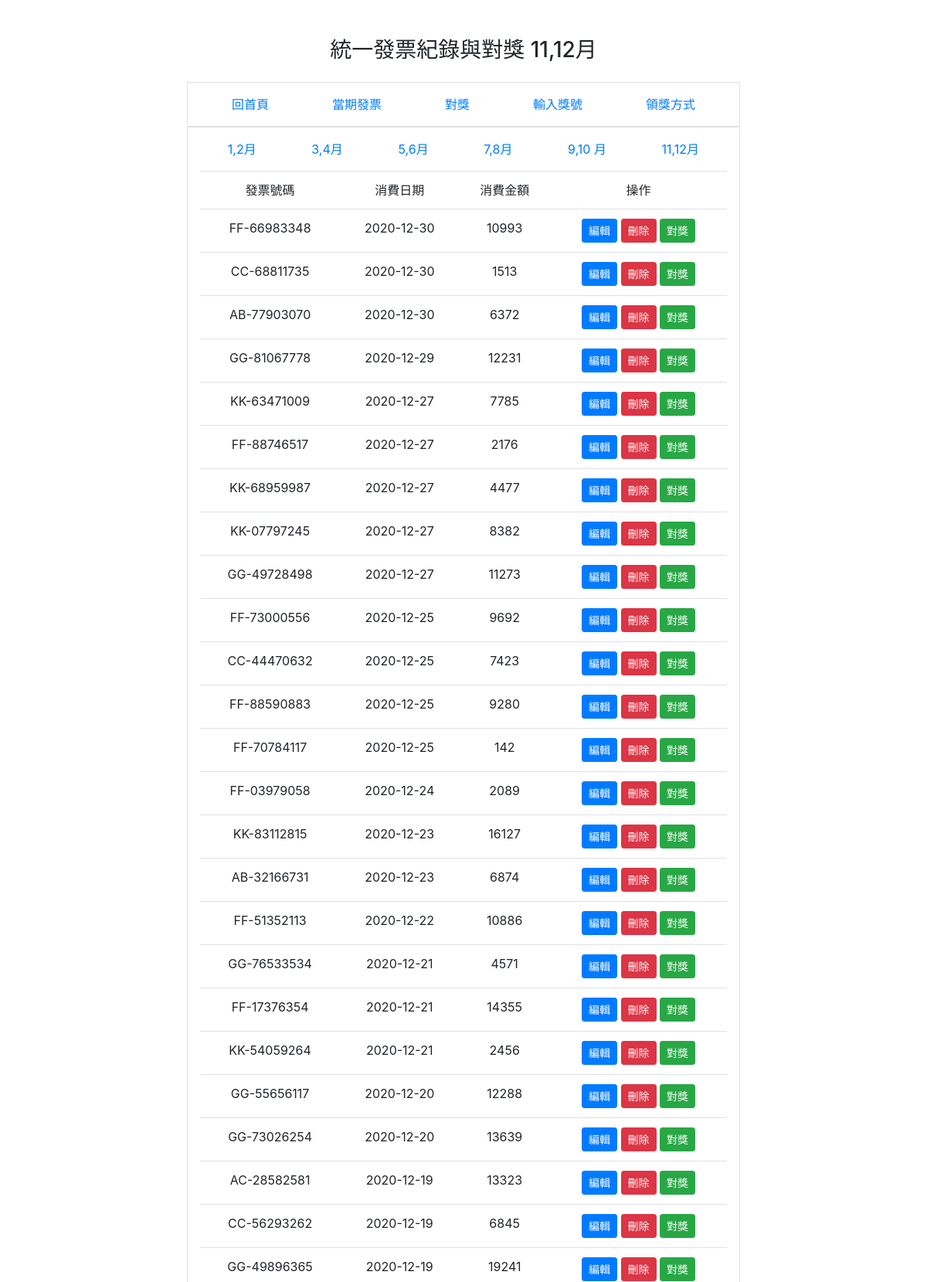
Screenshot of /?do=invoice_list (upper part) with the database file from the repository.
### tables this page shows
CREATE TABLE `invoices` (
  `id` int(11) UNSIGNED NOT NULL,
  `code` varchar(2) NOT NULL,
  `number` varchar(8) NOT NULL,
  `period` tinyint(1) UNSIGNED NOT NULL,
  `payment` int(10) UNSIGNED NOT NULL,
  `date` date NOT NULL,
  `create_time` timestamp NOT NULL DEFAULT current_timestamp()
);

### invoice_list.php (the view)
<?php
include_once "base.php";
$period=ceil(date("m")/2);
$sql = "select * from `invoices` where period='$period' order by date desc";
$rows = $pdo->query($sql)->fetchAll();
?>
<div class="nav justify-content-around">
    <a href="#"><li>1,2月</li></a>
    <a href="#"><li>3,4月</li></a>
    <a href="#"><li>5,6月</li></a>
    <a href="#"><li>7,8月</li></a>
    <a href="#"><li>9,10 月</li></a>
    <a href="#"><li>11,12月</li></a>
</div>
<table class="table text-center my-3">
    <tr>
        <td>發票號碼</td>
        <td>消費日期</td>
        <td>消費金額</td>
        <td>操作</td>
    </tr>
    <?php
    foreach ($rows as $row) {
    ?>
        <tr>
            <td><?= $row['code'] . "-" . $row['number'] . "<br>"; ?></td>
            <td><?= $row['date']; ?></td>
            <td><?= $row['payment']; ?></td>
            <td>
                <a class="text-light" href="?do=edit_invoice&id=<?= $row['id']; ?>"><button class="btn btn-sm btn-primary">編輯</button></a>
                <a class="text-light" href="?do=delete_invoice&id=<?= $row['id']; ?>"><button class="btn btn-sm btn-danger">刪除</button></a>
                <a class="text-light" href="?do=award&id=<?= $row['id']; ?>"><button class="btn btn-sm btn-success">對獎</button></a>
            </td>
        </tr>
    <?php
    }
    ?>
</table>

### index.php (shortened to what this page needs)
<!DOCTYPE html>
<html lang="en">
<head>
    <link rel="stylesheet" href="https://cdn.jsdelivr.net/npm/bootstrap@4.5.3/dist/css/bootstrap.min.css">
</head>
<body class="p-5">
    <?php
    $month = [
        1 => "1,2月",
        2 => "3,4月",
        3 => "5,6月",
        4 => "7,8月",
        5 => "9,10月",
        6 => "11,12月"
    ];
    $m = ceil(date('m') / 2);
    ?>
    <h3 class="text-center">統一發票紀錄與對獎 <?= $month[$m]; ?></h3>
    <div class="container my-4">
        <div class="col-lg-8 col-md-12 d-flex justify-content-around p-3 mx-auto border">
            <div class="text-center">
                <a href="index.php">回首頁</a>
            </div>
            <div class="text-center">
                <a href="?do=invoice_list">當期發票</a>
            </div>
            <div class="text-center">
                <a href="?do=award_numbers">對獎</a>
            </div>
            <div class="text-center">
                <a href="?do=add_awards">輸入獎號</a>
            </div>
            <div class="text-center">
                <a href="#">領獎方式</a>
            </div>
        </div>
        <div class="col-lg-8 col-md-12 p-3 mx-auto border">
            <?php
            if (isset($_GET['do'])) {
                $file = $_GET['do'] . ".php";
                include $file;
            } else {
                include "main.php";
            }
            ?>
        </div>
    </div>
</body>
</html>

### index.php (style rules this page uses)
a:link { text-decoration: none; }

### rows the page displays
invoices: code "FF", number "66983348", date "2020-12-30", payment "10993"
invoices: code "CC", number "68811735", date "2020-12-30", payment "1513"
invoices: code "AB", number "77903070", date "2020-12-30", payment "6372"
invoices: code "GG", number "81067778", date "2020-12-29", payment "12231"
invoices: code "KK", number "63471009", date "2020-12-27", payment "7785"
invoices: code "FF", number "88746517", date "2020-12-27", payment "2176"
invoices: code "KK", number "68959987", date "2020-12-27", payment "4477"
invoices: code "KK", number "07797245", date "2020-12-27", payment "8382"
invoices: code "GG", number "49728498", date "2020-12-27", payment "11273"
invoices: code "FF", number "73000556", date "2020-12-25", payment "9692"
invoices: code "CC", number "44470632", date "2020-12-25", payment "7423"
invoices: code "FF", number "88590883", date "2020-12-25", payment "9280"
invoices: code "FF", number "70784117", date "2020-12-25", payment "142"
invoices: code "FF", number "03979058", date "2020-12-24", payment "2089"
invoices: code "KK", number "83112815", date "2020-12-23", payment "16127"
invoices: code "AB", number "32166731", date "2020-12-23", payment "6874"
invoices: code "FF", number "51352113", date "2020-12-22", payment "10886"
invoices: code "GG", number "76533534", date "2020-12-21", payment "4571"
invoices: code "FF", number "17376354", date "2020-12-21", payment "14355"
invoices: code "KK", number "54059264", date "2020-12-21", payment "2456"
invoices: code "GG", number "55656117", date "2020-12-20", payment "12288"
invoices: code "GG", number "73026254", date "2020-12-20", payment "13639"
invoices: code "AC", number "28582581", date "2020-12-19", payment "13323"
invoices: code "CC", number "56293262", date "2020-12-19", payment "6845"
invoices: code "GG", number "49896365", date "2020-12-19", payment "19241"
